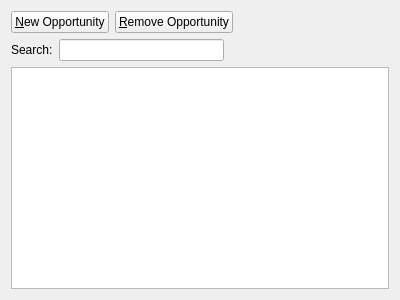
<?xml version="1.0" encoding="UTF-8"?>
<ui version="4.0">
 <class>OpportunitiesPage</class>
 <widget class="QWidget" name="OpportunitiesPage">
  <property name="geometry">
   <rect>
    <x>0</x>
    <y>0</y>
    <width>400</width>
    <height>300</height>
   </rect>
  </property>
  <property name="windowTitle">
   <string>Form</string>
  </property>
  <layout class="QGridLayout" name="gridLayout">
   <item row="0" column="0">
    <layout class="QHBoxLayout" name="horizontalLayout_3">
     <item>
      <layout class="QVBoxLayout" name="verticalLayout">
       <item>
        <layout class="QHBoxLayout" name="horizontalLayout">
         <item>
          <widget class="QPushButton" name="newOpportunityPB">
           <property name="text">
            <string>&amp;New Opportunity</string>
           </property>
          </widget>
         </item>
         <item>
          <widget class="QPushButton" name="removeOpportunityPB">
           <property name="text">
            <string>&amp;Remove Opportunity</string>
           </property>
          </widget>
         </item>
         <item>
          <spacer name="horizontalSpacer">
           <property name="orientation">
            <enum>Qt::Horizontal</enum>
           </property>
           <property name="sizeHint" stdset="0">
            <size>
             <width>40</width>
             <height>20</height>
            </size>
           </property>
          </spacer>
         </item>
        </layout>
       </item>
       <item>
        <layout class="QHBoxLayout" name="horizontalLayout_2">
         <item>
          <widget class="QLabel" name="searchLB">
           <property name="text">
            <string>Search:</string>
           </property>
          </widget>
         </item>
         <item>
          <widget class="QLineEdit" name="searchLE"/>
         </item>
         <item>
          <spacer name="horizontalSpacer_2">
           <property name="orientation">
            <enum>Qt::Horizontal</enum>
           </property>
           <property name="sizeHint" stdset="0">
            <size>
             <width>40</width>
             <height>20</height>
            </size>
           </property>
          </spacer>
         </item>
        </layout>
       </item>
       <item>
        <widget class="Akonadi::EntityTreeView" name="opportunitiesTV">
         <property name="sizePolicy">
          <sizepolicy hsizetype="Expanding" vsizetype="Expanding">
           <horstretch>1</horstretch>
           <verstretch>0</verstretch>
          </sizepolicy>
         </property>
         <property name="minimumSize">
          <size>
           <width>300</width>
           <height>0</height>
          </size>
         </property>
        </widget>
       </item>
      </layout>
     </item>
    </layout>
   </item>
  </layout>
 </widget>
 <customwidgets>
  <customwidget>
   <class>Akonadi::EntityTreeView</class>
   <extends>QTreeView</extends>
   <header location="global">akonadi/entitytreeview.h</header>
  </customwidget>
 </customwidgets>
 <resources/>
 <connections/>
</ui>
